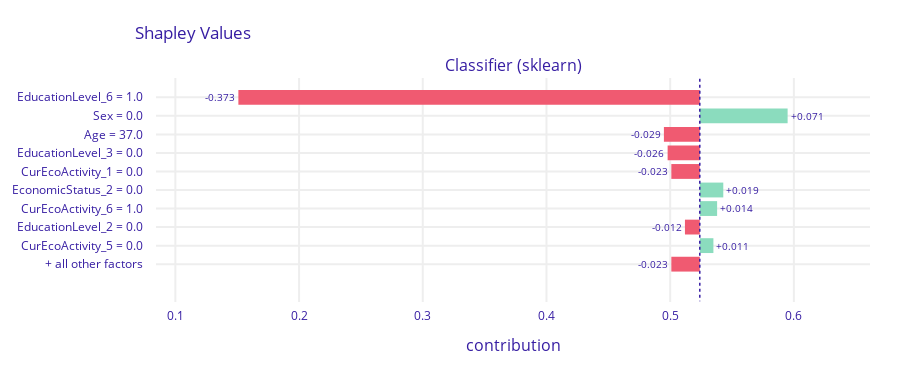

Notebook code for this chart:
### Code cell
# Local explanation for female with low occupation (good prediction)
female_tn_sample = df_tn[df_tn[gender_feat]==0][0:1]
expl = explainer.predict_parts(female_tn_sample, type='shap')
expl.plot()

### Figure 1 — Plotly figure (JSON) as saved in the notebook; plotly's stock layout.template omitted (floating-point values rounded to 4 significant figures)
{"data": [{"base": 0.5239, "hoverinfo": "text", "hoverlabel": {"bgcolor": "rgba(0,0,0,0.8)"}, "hovertext": ["Average response: 0.524<br>Prediction: 0.155<br>EducationLevel_6 = 1.0<br>decreases average response <br>by 0.373", "Average response: 0.524<br>Prediction: 0.155<br>Sex = 0.0<br>increases average response <br>by 0.071", "Average response: 0.524<br>Prediction: 0.155<br>Age = 37.0<br>decreases average response <br>by 0.029", "Average response: 0.524<br>Prediction: 0.155<br>EducationLevel_3 = 0.0<br>decreases average response <br>by 0.026", "Average response: 0.524<br>Prediction: 0.155<br>CurEcoActivity_1 = 0.0<br>decreases average response <br>by 0.023", "Average response: 0.524<br>Prediction: 0.155<br>EconomicStatus_2 = 0.0<br>increases average response <br>by 0.019", "Average response: 0.524<br>Prediction: 0.155<br>CurEcoActivity_6 = 1.0<br>increases average response <br>by 0.014", "Average response: 0.524<br>Prediction: 0.155<br>EducationLevel_2 = 0.0<br>decreases average response <br>by 0.012", "Average response: 0.524<br>Prediction: 0.155<br>CurEcoActivity_5 = 0.0<br>increases average response <br>by 0.011", "Average response: 0.524<br>Prediction: 0.155<br>+ all other factors<br>decreases average response <br>by 0.023"], "marker": {"color": ["#f05a71", "#8bdcbe", "#f05a71", "#f05a71", "#f05a71", "#8bdcbe", "#8bdcbe", "#f05a71", "#8bdcbe", "#f05a71"]}, "orientation": "h", "showlegend": false, "text": ["-0.373", "+0.071", "-0.029", "-0.026", "-0.023", "+0.019", "+0.014", "-0.012", "+0.011", "-0.023"], "textposition": "outside", "type": "bar", "x": [-0.373, 0.071, -0.029, -0.026, -0.023, 0.019, 0.014, -0.012, 0.011, -0.023], "xaxis": "x", "y": ["EducationLevel_6 = 1.0", "Sex = 0.0", "Age = 37.0", "EducationLevel_3 = 0.0", "CurEcoActivity_1 = 0.0", "EconomicStatus_2 = 0.0", "CurEcoActivity_6 = 1.0", "EducationLevel_2 = 0.0", "CurEcoActivity_5 = 0.0", "+ all other factors"], "yaxis": "y"}], "layout": {"annotations": [{"font": {"size": 16}, "showarrow": false, "text": "Classifier (sklearn)", "x": 0.5, "xanchor": "center", "xref": "paper", "y": 1, "yanchor": "bottom", "yref": "paper"}, {"font": {"size": 16}, "showarrow": false, "text": "contribution", "x": 0.5, "xanchor": "center", "xref": "paper", "y": 0, "yanchor": "top", "yref": "paper", "yshift": -30}], "font": {"color": "#371ea3"}, "height": 373, "margin": {"b": 71, "r": 30, "t": 78}, "shapes": [{"line": {"color": "#371ea3", "dash": "dot", "width": 1.5}, "type": "line", "x0": 0.5239, "x1": 0.5239, "xref": "x", "y0": -1, "y1": 11, "yref": "y"}], "title": {"text": "Shapley Values", "x": 0.15}, "xaxis": {"anchor": "y", "automargin": true, "domain": [0, 1], "fixedrange": true, "gridwidth": 2, "range": [0.08434, 0.6615], "tickcolor": "white", "ticklen": 3, "ticks": "outside", "type": "linear", "zeroline": false}, "yaxis": {"anchor": "x", "automargin": true, "autorange": "reversed", "domain": [0, 1], "fixedrange": true, "gridwidth": 2, "tickcolor": "white", "ticklen": 10, "ticks": "outside", "type": "category"}}}
